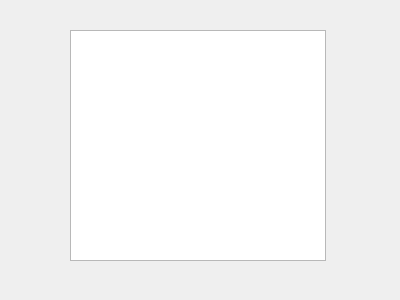
<?xml version="1.0" encoding="UTF-8"?>
<ui version="4.0">
 <class>ChatWindow</class>
 <widget class="QWidget" name="ChatWindow">
  <property name="geometry">
   <rect>
    <x>0</x>
    <y>0</y>
    <width>400</width>
    <height>300</height>
   </rect>
  </property>
  <property name="windowTitle">
   <string>ChatWindow</string>
  </property>
  <widget class="QListWidget" name="ListWidget">
   <property name="geometry">
    <rect>
     <x>70</x>
     <y>30</y>
     <width>256</width>
     <height>231</height>
    </rect>
   </property>
  </widget>
 </widget>
 <layoutdefault spacing="6" margin="11"/>
 <resources/>
 <connections/>
</ui>
